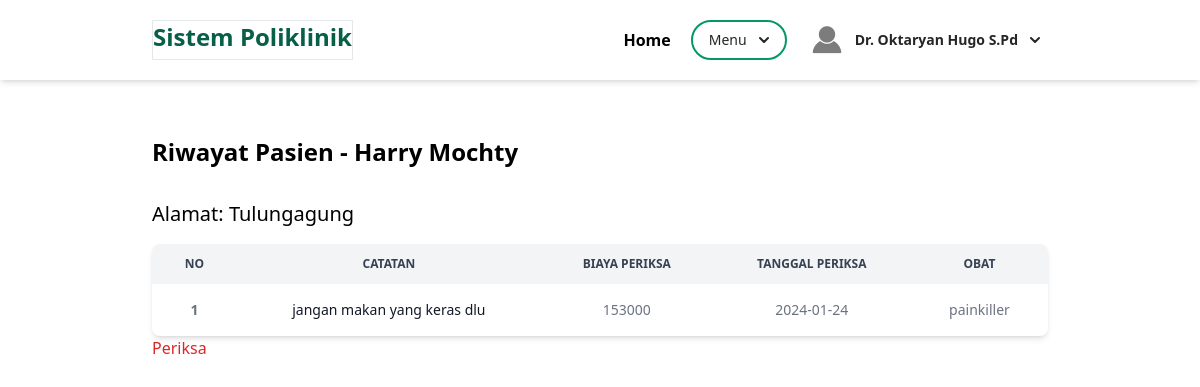
/admin/berandaDokter.php?page=riwayatPasien&id=5 (signed in), run on the app's committed database.
### tables this page shows
CREATE TABLE `pasien` (
  `id` int(11) NOT NULL,
  `nama` varchar(100) NOT NULL,
  `alamat` varchar(255) NOT NULL,
  `no_ktp` varchar(20) NOT NULL,
  `no_hp` varchar(20) NOT NULL,
  `no_rm` varchar(50) NOT NULL
);

CREATE TABLE `periksa` (
  `id` int(11) NOT NULL,
  `id_daftar_poli` int(11) NOT NULL,
  `tanggal_periksa` date NOT NULL,
  `catatan` text NOT NULL,
  `biaya_periksa` int(11) NOT NULL
);

CREATE TABLE `obat` (
  `id` int(11) NOT NULL,
  `nama_obat` varchar(100) NOT NULL,
  `kemasan` varchar(255) NOT NULL,
  `harga` int(11) NOT NULL
);

### admin/riwayatPasien.php (the view, shortened to what this page needs)
<?php
if(isset($_GET['id']) && is_numeric($_GET['id'])) {
    $id_daftar_poli = $_GET['id'];
    $queryPasien = mysqli_query($mysqli, "SELECT p.id, p.nama, p.alamat
                                          FROM pasien p
                                          JOIN daftar_poli dp ON p.id = dp.id_pasien
                                          WHERE dp.id = '$id_daftar_poli'");
    $queryRiwayat = mysqli_query($mysqli, "SELECT pr.catatan, pr.biaya_periksa, pr.tanggal_periksa, o.nama_obat
                                           FROM periksa pr
                                           LEFT JOIN detail_periksa dp ON pr.id = dp.id_periksa
                                           LEFT JOIN obat o ON dp.id_obat = o.id
                                           WHERE pr.id_daftar_poli = '$id_daftar_poli'");
    $dataPasien = mysqli_fetch_assoc($queryPasien);
?>
<section class="container mx-auto mt-10">
    <h3 class="font-bold text-2xl py-4">Riwayat Pasien - <?php echo $dataPasien['nama']; ?></h3>
    <p class="text-xl py-4">Alamat: <?php echo $dataPasien['alamat']; ?></p>
      <div class="relative overflow-x-auto shadow-md sm:rounded-lg">
          <table class="w-full text-sm text-gray-500">
                <thead class="text-xs text-gray-700 uppercase bg-gray-100">
                    <tr>
                        <th scope="col" class="px-6 py-3">
                            No
                        </th>
                        <th scope="col" class="px-6 py-3">
                            Catatan
                        </th>
                        <th scope="col" class="px-6 py-3">
                            Biaya Periksa
                        </th>
                        <th scope="col" class="px-6 py-3">
                            Tanggal Periksa
                        </th>
                        <th scope="col" class="px-6 py-3">
                            Obat
                        </th>
                    </tr>
                </thead>
                <tbody>
                  <?php
                  $no = 1;
                  while ($dataRiwayat = mysqli_fetch_assoc($queryRiwayat)) {
                    ?>
                        <tr>
                            <th scope="row"><?php echo $no++ ?></th>
                            <td class="px-6 py-4 font-medium text-gray-900 whitespace-nowrap text-center"><?= $dataRiwayat['catatan'] ?></td>
                            <td class="px-6 py-4 text-center"><?= $dataRiwayat['biaya_periksa'] ?></td>
                            <td class="px-6 py-4 text-center"><?= $dataRiwayat['tanggal_periksa']  ?></td>
                            <td class="px-6 py-4 text-center"><?= $dataRiwayat['nama_obat']  ?></td>
                        </tr>
                    <?php
                    }
                    ?>
                </tbody>
          </table>
      </div>
      <a class="font-medium text-red-600 hover:underline" href="javascript:history.back()">Periksa</a>
</section>
<?php
} else {
    echo "<script>
            alert('ID Daftar Poli tidak valid.');
            document.location='berandaDokter.php';
          </script>";
}
?>

### data on the page
pasien: nama "Harry Mochty", alamat "Tulungagung"
periksa: catatan "jangan makan yang keras dlu", biaya_periksa "153000", tanggal_periksa "2024-01-24", obat.nama_obat "painkiller"

### other printed values
$_SESSION['nama'] "Dr. Oktaryan Hugo S.Pd"
